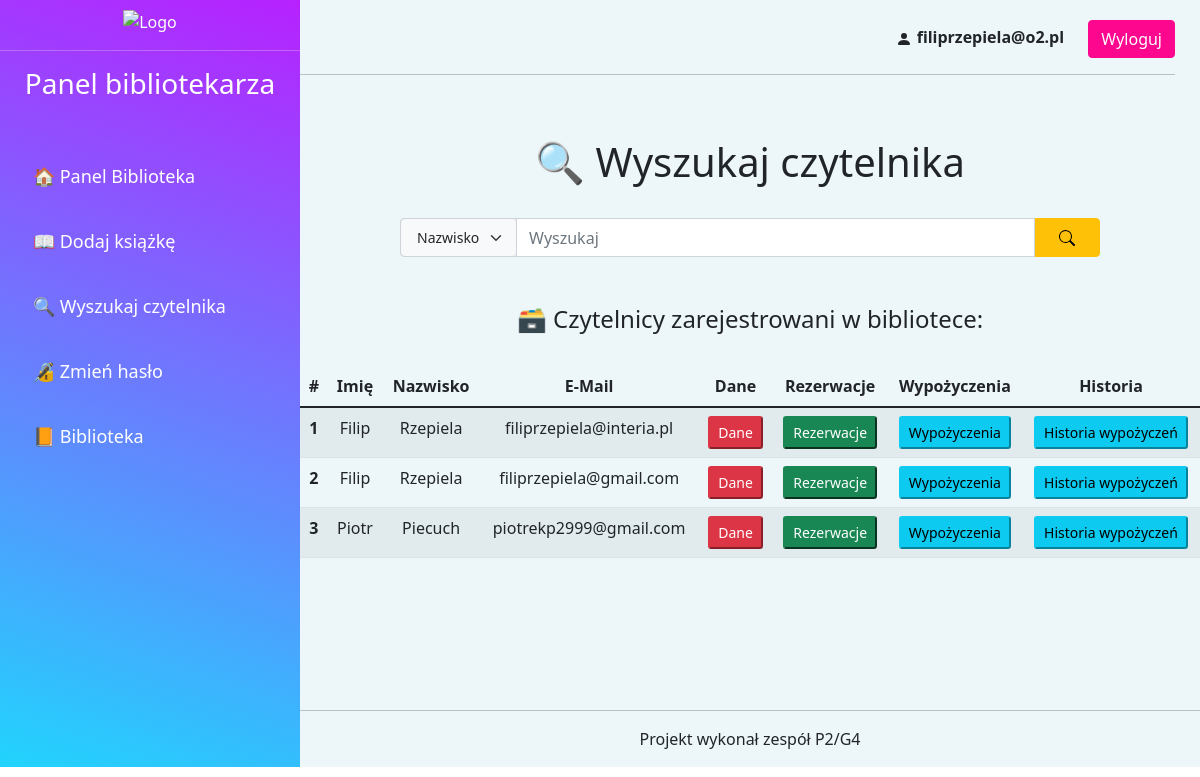
Before: /szukaj-czyt.php (signed in) with the older database file.
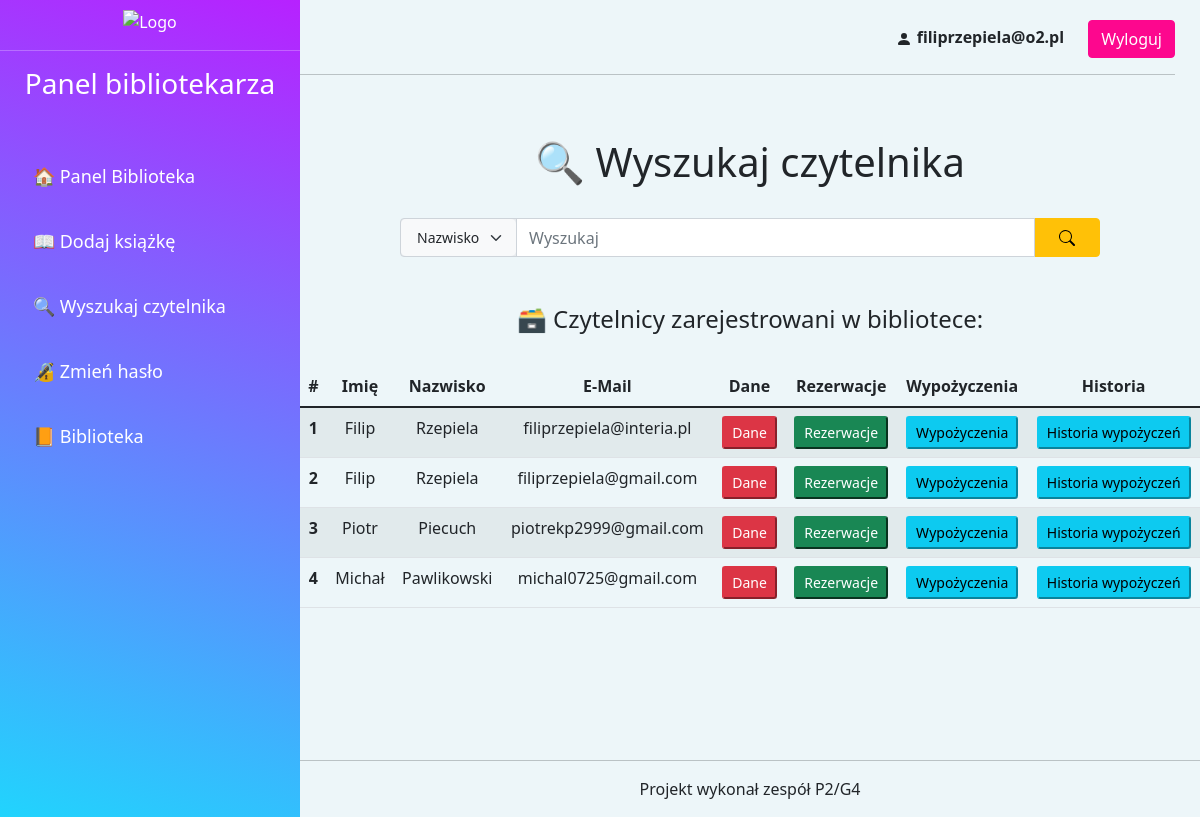
After: the same page with the newer database file.
### tables this page shows
CREATE TABLE `czytelnik` (
  `Id_czytelnik` int(11) NOT NULL,
  `Imie` varchar(255) NOT NULL,
  `Nazwisko` varchar(255) NOT NULL,
  `Mail` varchar(255) NOT NULL,
  `Haslo` varchar(255) NOT NULL,
  `Nr_telefonu` int(9) NOT NULL,
  `Miejscowosc` varchar(255) NOT NULL,
  `Ulica` varchar(255) NOT NULL,
  `Nr_domu` varchar(11) NOT NULL
);

### szukaj-czyt.php (the view, shortened to what this page needs)
<?php
require("config.php");
?>
<!DOCTYPE html>
<html lang="pl">
<head>
    <link rel="stylesheet" href="style3.css">
    <link rel="stylesheet" href="./css/bootstrap.css">
</head>
<body>
    <div class="calosc">
        <div class="lewa-panel">
            <div class="logo">
                <img width="180" alt="Logo" src="https://i.ibb.co/K7Th4wq/logobib.png" />
            </div>
            <hr>
            <div class="menu">
                <h3 style="text-align: center;">Panel bibliotekarza</h3><br><br>
                <div class="linki">
                    <a href="./panel-admin.php"><button type="button" class="btn btn-link" style="font-size: 18px;">🏠 Panel Biblioteka</button></a><br><br>
                    <a href="./dodaj-ksiazke.php"><button type="button" class="btn btn-link" style="font-size: 18px;">📖 Dodaj książkę</button></a><br><br>
                    <a href="./szukaj-czyt.php"><button type="button" class="btn btn-link" style="font-size: 18px;">🔍 Wyszukaj czytelnika</button></a><br><br>
                    <a href="./reset-password-admin.php"><button type="button" class="btn btn-link" style="font-size: 18px;">🔏 Zmień hasło</button></a><br><br>
                    <a href="./index.php"><button type="button" class="btn btn-link" style="font-size: 18px;">📙 Biblioteka</button></a><br><br>
                </div>
            </div>
        </div>
        <div class="prawa-panel">
            <div class="panel-prawa-gora">
                <span style="margin-right: 20px;"><svg xmlns="http://www.w3.org/2000/svg" width="16" height="16" fill="currentColor" class="bi bi-person-fill" viewBox="0 0 16 16">
                        <path d="M3 14s-1 0-1-1 1-4 6-4 6 3 6 4-1 1-1 1H3zm5-6a3 3 0 1 0 0-6 3 3 0 0 0 0 6z" />
                    </svg> <b><?php echo htmlspecialchars($_SESSION["username"]); ?></b></span>
                <a href="./logout.php"><button type="button" class="btn btn-primary">Wyloguj</button></a>
                <hr>
            </div>
            <br>
            <h1>🔍 Wyszukaj czytelnika</h1><br>
            <div class="wyszukaj-czytelnika">
            <div class="input-group mb-4" style="width: 700px;">
                <div class="input-group-text p-0">
                    <select class="form-select form-select-lg shadow-none bg-light border-0" style="font-size: 14px;">
                        <option>Nazwisko</option>
                    </select>
                </div>
                <input type="text" class="form-control" placeholder="Wyszukaj">
                <button class="input-group-text shadow-none px-4 btn-warning">
                </button>
            </div>
                <br>
                <h4>🗃 Czytelnicy zarejestrowani w bibliotece:</h4><br>
                <table class="table table-striped">
                    <thead>
                        <tr>
                            <th>#</th>
                            <th>Imię</th>
                            <th>Nazwisko</th>
                            <th>E-Mail</th>
                            <th>Dane</th>
                            <th>Rezerwacje</th>
                            <th>Wypożyczenia</th>
                            <th>Historia</th>
                        </tr>
                    </thead>
                    <tbody>
                    <?php
$wynik = mysqli_query($link, 'SELECT Id_czytelnik, Imie, Nazwisko, Mail FROM czytelnik');
$i = 1;
while ($row = mysqli_fetch_array($wynik)) {
    echo "<tr><th scope='row'>" . $i . "</th><td>" . $row['Imie'] . "</td><td>" . $row['Nazwisko'] . "</td><td>" . $row['Mail'] . "</td><td><a href='./dane.php?id_czyt=".$row['Id_czytelnik']."'><button type='button' class='btn-sm btn-danger'>Dane</button></a></td>
    <td><a href='./rezerwacje.php?id_czyt=".$row['Id_czytelnik']."''.php'><button type='button' class='btn-sm btn-success'>Rezerwacje</button></a></td>
    <td><a href='./wypozyczenia.php?id_czyt=".$row['Id_czytelnik']."'.php'><button type='button' class='btn-sm btn-info'>Wypożyczenia</button></a></td><td><a href='./historia_czyt.php?id_czyt=".$row['Id_czytelnik']."'.php'><button type='button' class='btn-sm btn-info'>Historia wypożyczeń</button></a></td>
</tr>";
$i++;
}
                    ?>
                    </tbody>
                </table>
            <br><br><br><br><br>
            </div>
            <div class="footer">
                <hr>
                <p>Projekt wykonał zespół P2/G4</p>
            </div>
        </div>
    </div>
</html>

Changed rows visible on the page:
added czytelnik: Imie "Michał", Nazwisko "Pawlikowski", Mail "michal0725@gmail.com"
